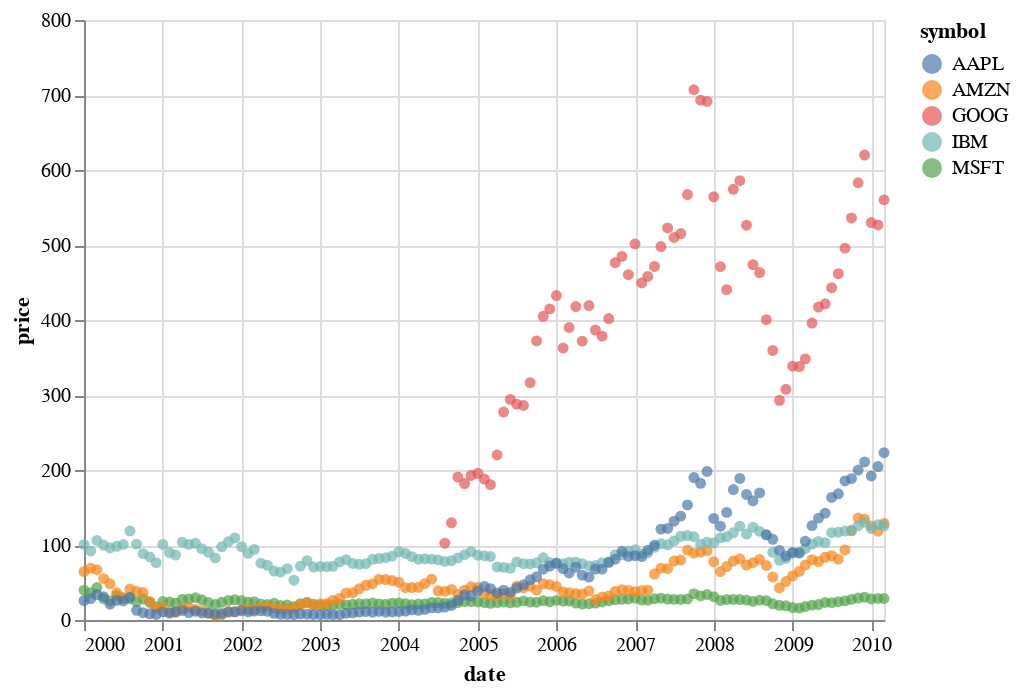

Notebook cell for this chart:
### Markdown cell above
and here is the same plot with a ``circle`` mark:

### Code cell
alt.Chart(stocks).mark_circle().encode(
    x='date:T',
    y='price:Q',
    color='symbol:N'
)

### Figure 1 — Vega-Lite specification as saved in the notebook (floating-point values rounded to 4 significant figures; data arrays with more than 128 entries replaced by an {"elided": "..."} marker saying what was removed)
{"$schema": "https://vega.github.io/schema/vega-lite/v2.4.1.json", "config": {"view": {"height": 300, "width": 400}}, "data": {"values": {"elided": "560 records"}}, "encoding": {"color": {"field": "symbol", "type": "nominal"}, "x": {"field": "date", "type": "temporal"}, "y": {"field": "price", "type": "quantitative"}}, "mark": "circle"}
